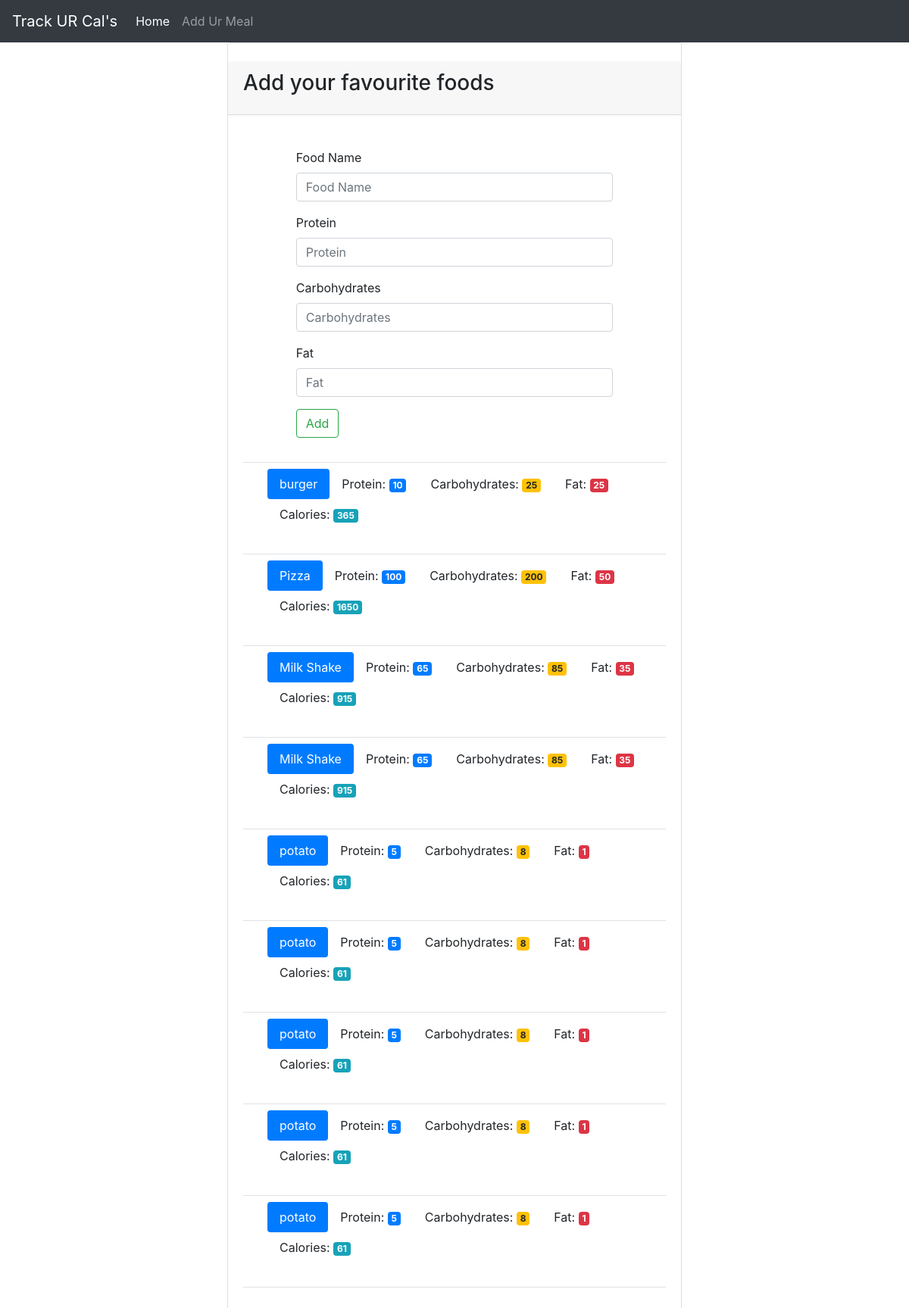
The app's page /food, older data.
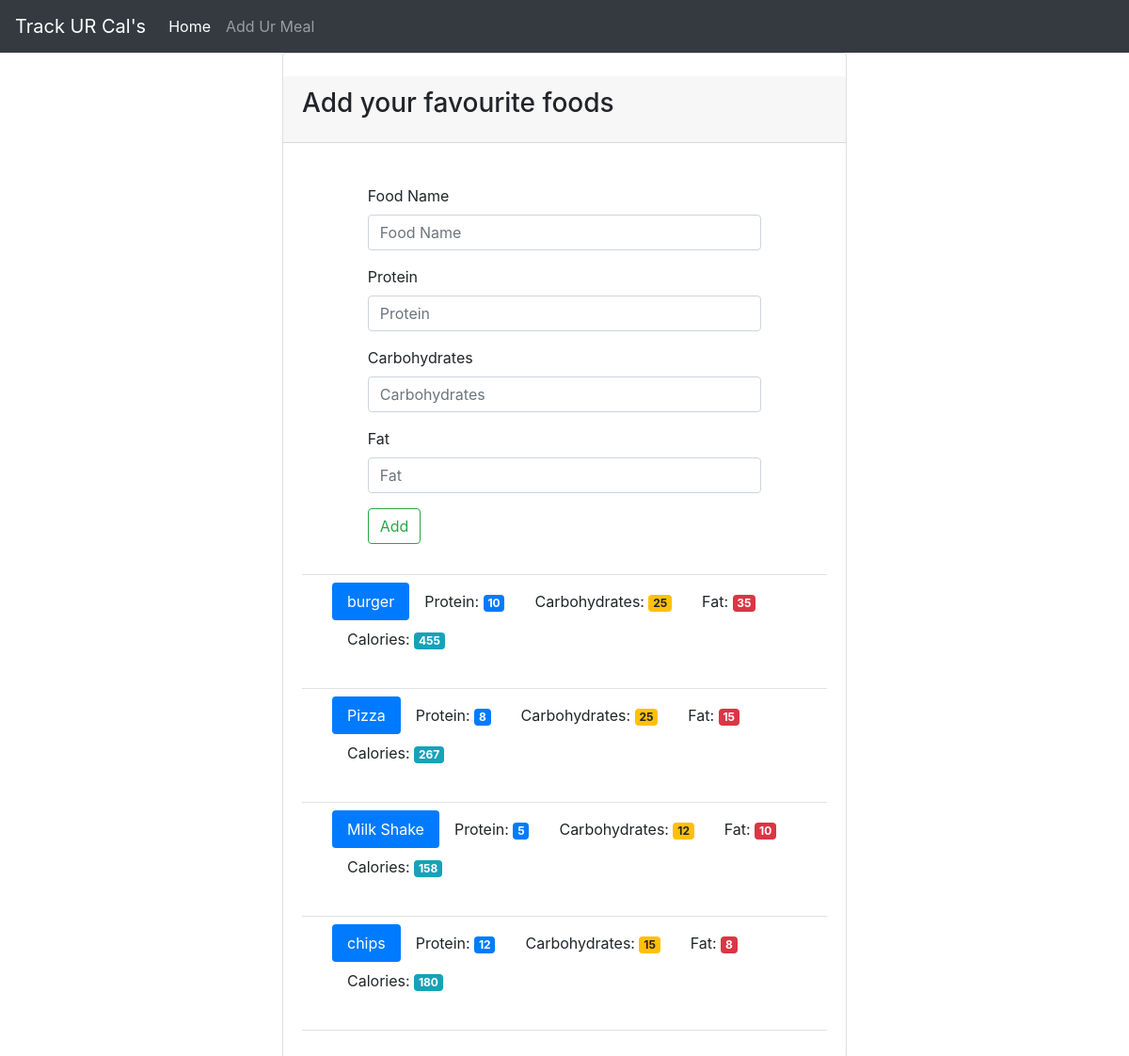
The same page, newer data.
### tables this page shows
CREATE TABLE food (
    id integer primary key autoincrement,
    name text not null,
    protein integer not null,
    carbohydrates integer not null,
    fat integer not null,
    calories integer not null
);

### app.py (the view, shortened to what this page needs)
@app.route('/food', methods=['GET', 'POST'])
def food():
    db = get_db()
    cur = db.execute('select name, protein, carbohydrates, fat, calories from food')
    results = cur.fetchall()
    return render_template('add_food.html', title='Add Your Foods', results=results)

### app.py (called while the page is built)
def connect_db():
    sql = sqlite3.connect('food_log.db')
    sql.row_factory = sqlite3.Row
    return sql

def get_db():
    if not hasattr(g, 'sqlite3_db'):
        g.sqlite_db = connect_db()
    return g.sqlite_db

### templates/add_food.html (shortened to what this page needs)
{% extends "base.html" %}
{% block content %}
<div class="container-fluid  theme-showcase col-md-6" role="main">
    <div class="row">
          <div class="card" style="width: 100%;">
            <div class="card-header mt-4 mb-4">
              <h3 class="card-title">Add your favourite foods</h3>
            </div>
            <div class="card-body">
              <form style="width: 75%; margin: 0 auto;" method="POST" action="{{ url_for('food') }}">
                <div class="form-group">
                  <label for="food-name">Food Name</label>
                  <input type="text" class="form-control" id="food-name" name="food-name" placeholder="Food Name">
                </div>
                <div class="form-group">
                  <label for="protein">Protein</label>
                  <input type="number" class="form-control" id="protein" name="protein" placeholder="Protein">
                </div>
                <div class="form-group">
                  <label for="carbohydrates">Carbohydrates</label>
                  <input type="number" class="form-control" id="carbohydrates" name="carbohydrates" placeholder="Carbohydrates">
                </div>
                <div class="form-group">
                  <label for="fat">Fat</label>
                  <input type="number" class="form-control" id="fat" name="fat" placeholder="Fat">
                </div>
                <button type="submit" class="btn btn-outline-success">Add</button>
              </form>
              <div class="pb-2 mt-4 mb-2 border-bottom"></div>
            {% for food in results %}
              <ul style="width: 100%; margin-left: 2rem;" class="nav nav-pills" role="tablist">
                <li class="nav-item"><a class="nav-link active">{{ food.name }}</a></li>
                <li class="nav-item"><a class="nav-link">Protein: <span class="badge badge-primary">{{food.protein}}</span></a></li>
                <li class="nav-item"><a class="nav-link">Carbohydrates: <span class="badge badge-warning">{{food.carbohydrates}}</span></a></li>
                <li class="nav-item"><a class="nav-link">Fat: <span class="badge badge-danger">{{food.fat}}</span></a></li>
                <li class="nav-item"><a class="nav-link">Calories: <span class="badge badge-info">{{food.calories}}</span></a></li>
              </ul>
              <div class="pb-2 mt-4 mb-2 border-bottom"></div>
            {% endfor %}
            </div>
          </div>
        </div>
    </div>
{% endblock %}

### templates/base.html (shortened to what this page needs)
<!DOCTYPE html>
<html lang="en">
<head>
    <link rel="stylesheet" href="{{ url_for('static', filename='css/bootstrap.css') }}">
    <link rel="stylesheet" href="{{ url_for('static', filename='css/main.css') }}">
</head>
<body>
    <header>
        <nav class="navbar navbar-expand-lg navbar-dark bg-dark">
            <a class="navbar-brand" href="{{ url_for('index') }}">Track UR Cal's</a>
            <div class="collapse navbar-collapse" id="navbarNavAltMarkup">
              <div class="navbar-nav">
                <a class="nav-item nav-link active" href="{{ url_for('index') }}">Home <span class="sr-only">(current)</span></a>
                <a class="nav-item nav-link" href="{{ url_for('food')}}">Add Ur Meal</a>
              </div>
            </div>
          </nav>
    </header>
    <main>
    {% block content %}
    {% endblock %}
    </main>
</body>
</html>

Row changes from the older to the newer data that the page shows:
removed food: name "potato", protein "5", carbohydrates "8", fat "1", calories "61"
removed food: name "potato", protein "5", carbohydrates "8", fat "1", calories "61"
removed food: name "potato", protein "5", carbohydrates "8", fat "1", calories "61"
removed food: name "potato", protein "5", carbohydrates "8", fat "1", calories "61"
removed food: name "potato", protein "5", carbohydrates "8", fat "1", calories "61"
changed food "burger": fat "25" → "35"; calories "365" → "455"
changed food "Pizza": protein "100" → "8"; carbohydrates "200" → "25"; fat "50" → "15"; calories "1650" → "267"
changed food "Milk Shake": protein "65" → "5"; carbohydrates "85" → "12"; fat "35" → "10"; calories "915" → "158"
changed food: name "Milk Shake" → "chips"; protein "65" → "12"; carbohydrates "85" → "15"; fat "35" → "8"; calories "915" → "180"
